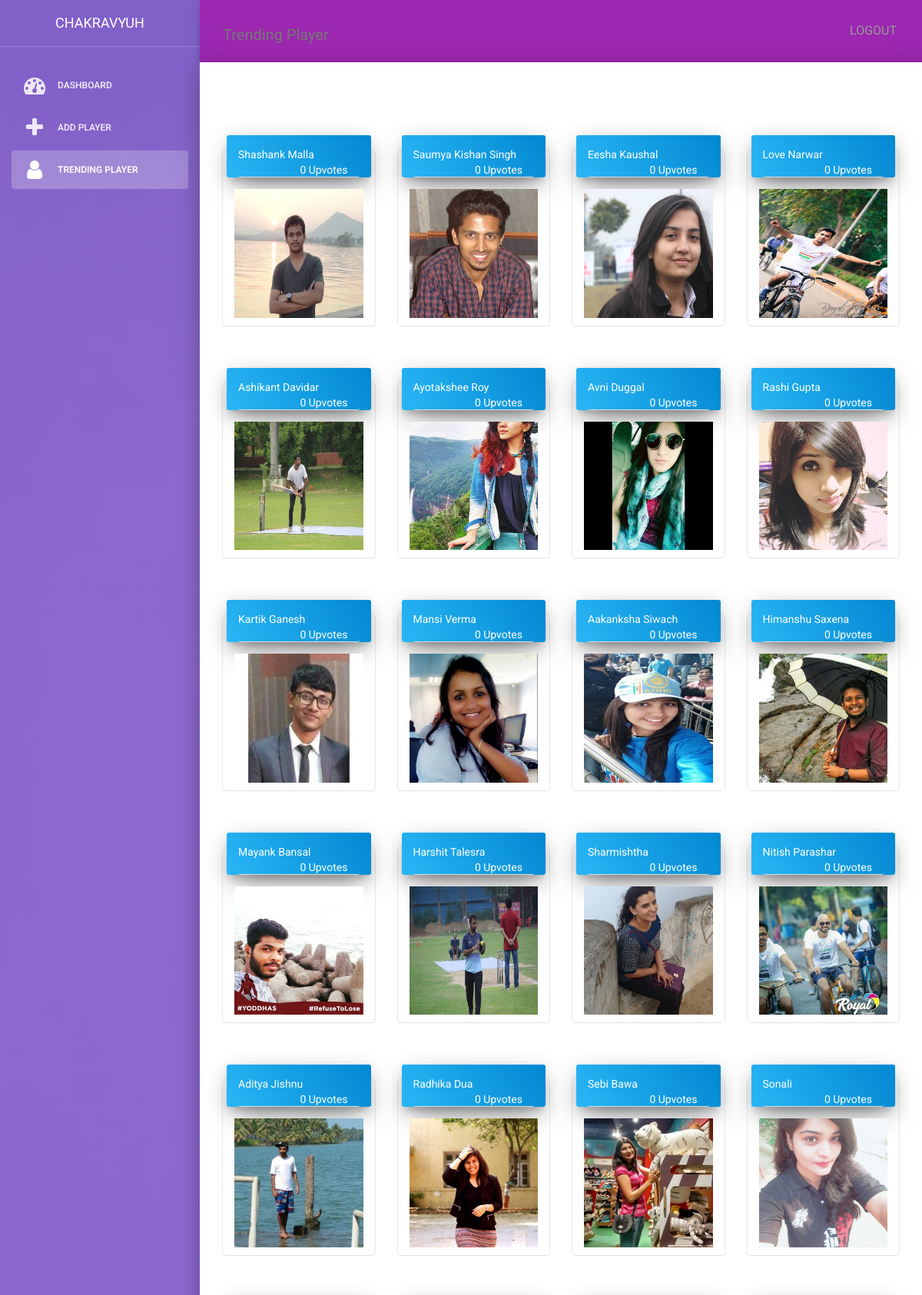
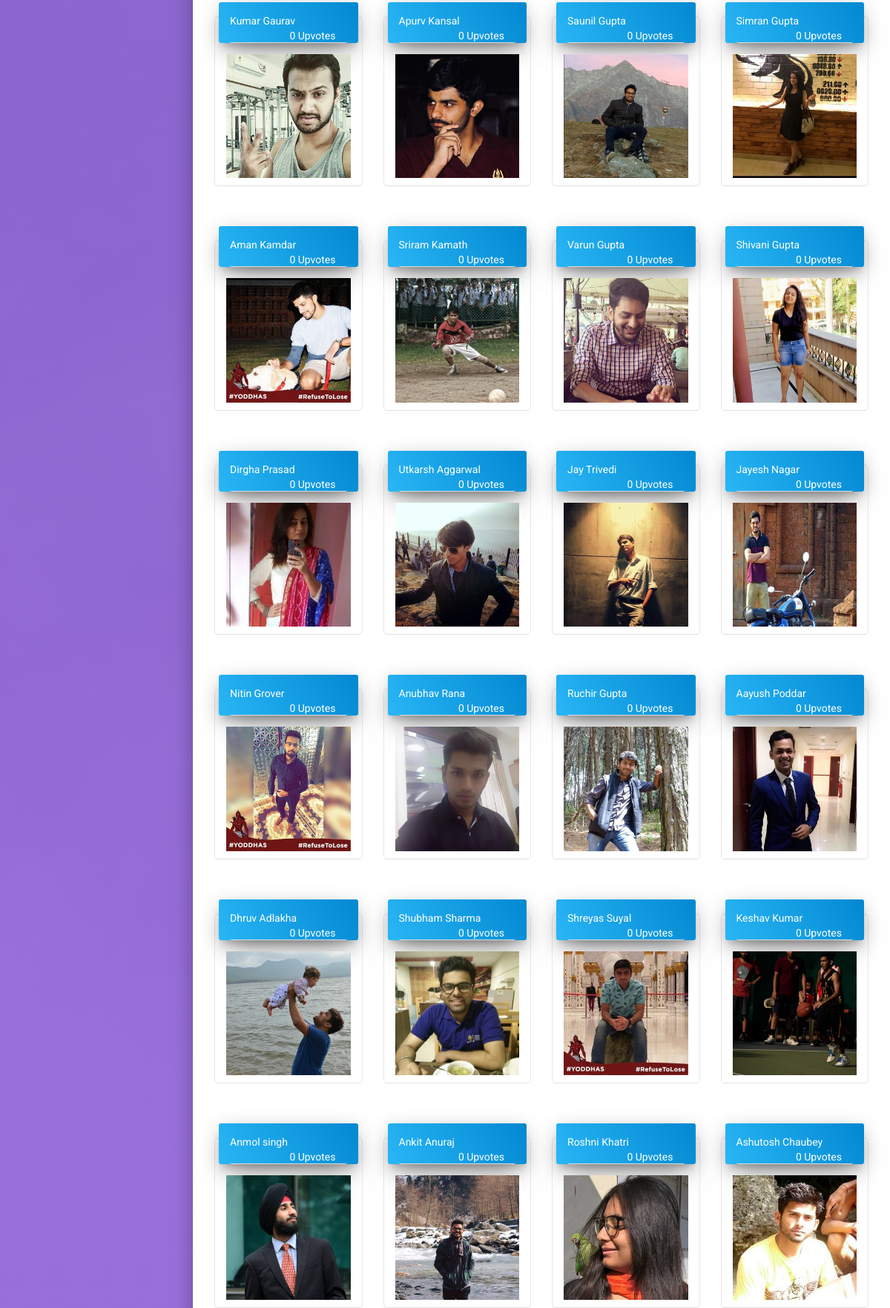
Screenshot of /user/trending.php (upper part) with the database file from the repository (2 pictures, top to bottom).
### tables this page shows
CREATE TABLE `player` (
  `SNO` int(10) NOT NULL,
  `NAME` text NOT NULL,
  `LIKES` int(10) NOT NULL DEFAULT '0',
  `DISLIKES` int(10) NOT NULL DEFAULT '0',
  `IMAGE` text NOT NULL,
  `sex` char(1) NOT NULL,
  `price` decimal(10,0) NOT NULL,
  `category` text
);

### user/trending.php (the view, shortened to what this page needs)
<?php
$connection=mysqli_connect("204.11.58.166:3306","imtg-chakravyuh","Kumar@143","chakravyuh");
mysqli_select_db($connection,"chakravyuh");
?>
<!doctype html>
<html lang="en">
<head>
    <link rel="stylesheet" href="https://maxcdn.bootstrapcdn.com/font-awesome/latest/css/font-awesome.min.css" />
    <link rel="stylesheet" href="https://cdnjs.cloudflare.com/ajax/libs/bootstrap-sweetalert/1.0.1/sweetalert.min.css" />
    <link href="../assets/css/bootstrap.min.css" rel="stylesheet" />
    <link href="../assets/css/material-kit.css" rel="stylesheet"/>
    <link rel="stylesheet" type="text/css" href="../assets/css/custom.css">
    <link href="../assets/css/bootstrap.min.css" rel="stylesheet" />
    <link href="../assets/css/light-bootstrap-dashboard.css" rel="stylesheet"/>
    <link href="http://maxcdn.bootstrapcdn.com/font-awesome/4.2.0/css/font-awesome.min.css" rel="stylesheet">
</head>
<body>
<div class="wrapper">
    <div class="sidebar" data-color="purple" data-image="../assets/img/sidebar-5.jpg">
        <div class="sidebar-wrapper">
            <div class="logo">
                <a href="../index.php" class="simple-text">
                    Chakravyuh
                </a>
            </div>
            <ul class="nav">
                <li>
                    <a href="dashboard.php">
                        <i class="fa fa-dashboard"></i>
                        <p>Dashboard</p>
                    </a>
                </li>
                <li >
                    <a href="addPlayer.php">
                        <i class="fa fa-plus" aria-hidden="true"></i>
                        <p>Add Player</p>
                    </a>
                </li>
                <li class="active">
                    <a href="trending.php">
                        <i class="fa fa-user" aria-hidden="true"></i>
                        <p>Trending Player</p>
                    </a>
                </li>
            </ul>
        </div>
    </div>
    <div class="main-panel">
        <nav class="navbar navbar-default navbar-fixed">
            <div class="container-fluid">
                <div class="navbar-header">
                    <a class="navbar-brand" href="#">Trending Player</a>
                </div>
                <div class="collapse navbar-collapse">
                    <ul class="nav navbar-nav navbar-right">
                        <li>
                            <a href="logout.php">
                                <p>Logout</p>
                            </a>
                        </li>
                    </ul>
                </div>
            </div>
        </nav>
<div class="main main-raised" style="margin: 0;border-radius: 0;">
        <div class="section section-basic" >
            <div id="player" class="container-fluid">
                <?php
                    $sql = "SELECT * from player order by LIKES asc";
                    $result = mysqli_query($connection,$sql) or die("<b>Error:</b> Problem on Image Insert<br/>" . mysqli_error($connection));
                    while($player=mysqli_fetch_array($result,MYSQLI_ASSOC))
                    {
                        echo "<div  id='player".$player['SNO']."' class='player col-md-3 col-sm-3 col-xs-5'>
                                <div class='card card-nav-tabs'>
                                    <div class='header header-info'>
                                        <div class='nav-tabs-wrapper'>
                                            <ul class='nav nav-tabs' data-tabs='tabs'>
                                                <li>".$player['NAME']."</li><br/>
                                                <li class='pull-right'>".$player['LIKES']." Upvotes</li>
                                            </ul>
                                        </div>
                                    </div>
                                    <div class='content'>
                                        <div class='tab-content text-center'>
                                        <img class='img-responsive' src='".$player['IMAGE']."'>
                                        </div>
                                    </div>
                                </div>
                            </div>";
                    }
                ?>
            </div>
        </div>
    </div>
    </div>
</div>
</body>
</html>

### assets/css/custom.css (style rules this page uses)
.card .header { margin: 10px 5px 0px 5px; padding: 10px 0px; }
.card-nav-tabs .header { margin-top:-20px; }
.card .content { padding: 15px 5px 0px 5px; }

### rows the page displays
player: NAME "Shashank Malla", LIKES "0", IMAGE (picture)
player: NAME "Saumya Kishan Singh", LIKES "0", IMAGE (picture)
player: NAME "Eesha Kaushal", LIKES "0", IMAGE (picture)
player: NAME "Love Narwar", LIKES "0", IMAGE (picture)
player: NAME "Ashikant Davidar", LIKES "0", IMAGE (picture)
player: NAME "Ayotakshee Roy", LIKES "0", IMAGE (picture)
player: NAME "Avni Duggal", LIKES "0", IMAGE (picture)
player: NAME "Rashi Gupta", LIKES "0", IMAGE (picture)
player: NAME "Kartik Ganesh", LIKES "0", IMAGE (picture)
player: NAME "Mansi Verma", LIKES "0", IMAGE (picture)
player: NAME "Aakanksha Siwach", LIKES "0", IMAGE (picture)
player: NAME "Himanshu Saxena", LIKES "0", IMAGE (picture)
player: NAME "Mayank Bansal", LIKES "0", IMAGE (picture)
player: NAME "Harshit Talesra", LIKES "0", IMAGE (picture)
player: NAME "Sharmishtha", LIKES "0", IMAGE (picture)
player: NAME "Nitish Parashar", LIKES "0", IMAGE (picture)
player: NAME "Aditya Jishnu", LIKES "0", IMAGE (picture)
player: NAME "Radhika Dua", LIKES "0", IMAGE (picture)
player: NAME "Sebi Bawa", LIKES "0", IMAGE (picture)
player: NAME "Sonali", LIKES "0", IMAGE (picture)
player: NAME "Kumar Gaurav", LIKES "0", IMAGE (picture)
player: NAME "Apurv Kansal", LIKES "0", IMAGE (picture)
player: NAME "Saunil Gupta", LIKES "0", IMAGE (picture)
player: NAME "Simran Gupta", LIKES "0", IMAGE (picture)
player: NAME "Aman Kamdar", LIKES "0", IMAGE (picture)
player: NAME "Sriram Kamath", LIKES "0", IMAGE (picture)
player: NAME "Varun Gupta", LIKES "0", IMAGE (picture)
player: NAME "Shivani Gupta", LIKES "0", IMAGE (picture)
player: NAME "Dirgha Prasad", LIKES "0", IMAGE (picture)
player: NAME "Utkarsh Aggarwal", LIKES "0", IMAGE (picture)
player: NAME "Jay Trivedi", LIKES "0", IMAGE (picture)
player: NAME "Jayesh Nagar", LIKES "0", IMAGE (picture)
player: NAME "Nitin Grover", LIKES "0", IMAGE (picture)
player: NAME "Anubhav Rana", LIKES "0", IMAGE (picture)
player: NAME "Ruchir Gupta", LIKES "0", IMAGE (picture)
player: NAME "Aayush Poddar", LIKES "0", IMAGE (picture)
player: NAME "Dhruv Adlakha", LIKES "0", IMAGE (picture)
player: NAME "Shubham Sharma", LIKES "0", IMAGE (picture)
player: NAME "Shreyas Suyal", LIKES "0", IMAGE (picture)
player: NAME "Keshav Kumar", LIKES "0", IMAGE (picture)
player: NAME "Anmol singh", LIKES "0", IMAGE (picture)
player: NAME "Ankit Anuraj", LIKES "0", IMAGE (picture)
player: NAME "Roshni Khatri", LIKES "0", IMAGE (picture)
player: NAME "Ashutosh Chaubey", LIKES "0", IMAGE (picture)
